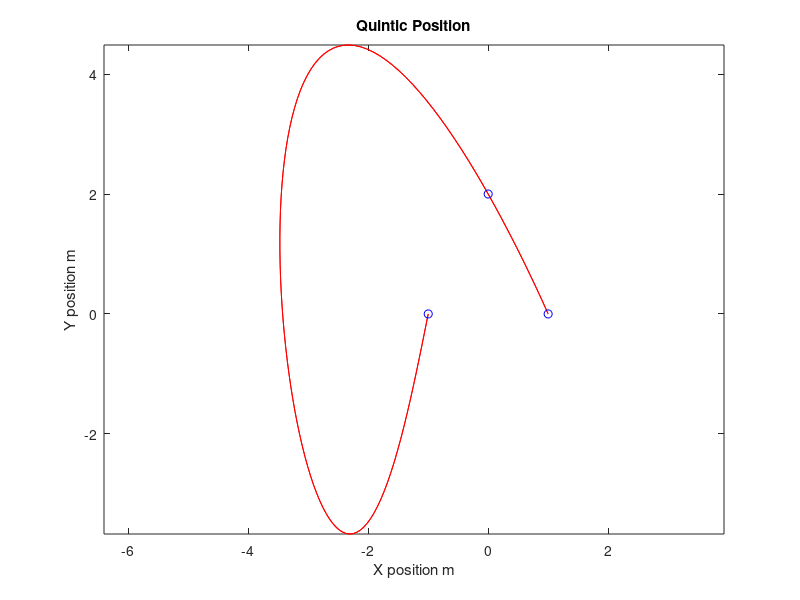

The MATLAB script that drew this image:
x0_y0 = [ -1 0]; 
x1_y1 = [0 2]; 
x2_y2 = [ 1 0]; 
x0_y0dot = [ -1 -5]; 
x2_y2dot = [ 0 0]; 
t = [ 0 5 6]; 
t01 = [0:.05:5]; 
t12 = [5:.05:6]; 
A = [ 1 t(1) t(1)^2 t(1)^3 t(1)^4 t(1)^5 0 0 0 0 0 0; ...
      1 t(2) t(2)^2 t(2)^3 t(2)^4 t(2)^5 0 0 0 0 0 0; ... 
      0  1  2*t(1) 3*t(1)^2 4*t(1)^3 5*t(1)^4 0 0 0 0 0 0; 
      0  1 2*t(2) 3*t(2)^2 4*t(2)^3 5*t(2)^4 0 -1 -2*t(2) -3*t(2)^2 -4*t(2)^3 -5*t(2)^4; ...
      0  0  2   6*t(1) 12*t(1)^2 20*t(1)^3 0 0 0 0 0 0; ... 
      0  0  2   6*t(2) 12*t(2)^2 20*t(2)^3 0 0 -2 -6*t(2) -12*t(2)^2 -20*t(2)^3; ...
      0  0  0   6   24*t(2)  60*t(2)^2 0 0 0 -6 -24*t(2) -60*t(2)^2; ...
      0  0  0   0  24 120*t(2) 0 0 0 0 -24 -120*t(2); ...
      0  0   0 0 0 0  1 t(2) t(2)^2 t(2)^3 t(2)^4 t(2)^5; ...
      0 0 0 0 0 0 0 1 2*t(3) 3*t(3)^2 4*t(3)^3 5*t(3)^4; ...
      0 0 0 0 0 0 0 0 2  6*t(3) 12*t(3)^2 20*t(3)^3; ...
      0 0 0 0 0 0 1 t(3) t(3)^2 t(3)^3 t(3)^4 t(3)^5;];
  
 b = [x0_y0; x1_y1;x0_y0dot; [0 0]; [ 0 0];[0 0];[0 0];[0 0]; x1_y1;[0 0];[0 0];x2_y2];
      
 coeff = A\b;
      
 
P0x = coeff(1,1) + coeff(2,1)*t01 + coeff(3,1)*t01.^2 + coeff(4,1)*t01.^3+ coeff(5,1)*t01.^4 + coeff(6,1)*t01.^5;
P0y = coeff(1,2) + coeff(2,2)*t01 + coeff(3,2)*t01.^2 + coeff(4,2)*t01.^3 + coeff(5,2)*t01.^4 + coeff(6,2)*t01.^5;
P1x = coeff(7,1) + coeff(8,1)*t12 + coeff(9,1)*t12.^2 + coeff(10,1)*t12.^3 + coeff(11,1)*t12.^4 + coeff(12,1)*t12.^5; 
P1y = coeff(7,2) + coeff(8,2)*t12 + coeff(9,2)*t12.^2 + coeff(10,2)*t12.^3 + coeff(11,2)*t12.^4 + coeff(12,2)*t12.^5; 
plot([P0x P1x],[P0y P1y],'-r');
hold on
plot([P0x P1x],[P0y P1y],'-r'); 
scatter([x0_y0(1) x1_y1(1) x2_y2(1)], [x0_y0(2) x1_y1(2) x2_y2(2)],'b');
title('Quintic Position'); 
xlabel('X position m'); 
ylabel('Y position m'); 
axis equal; 

      